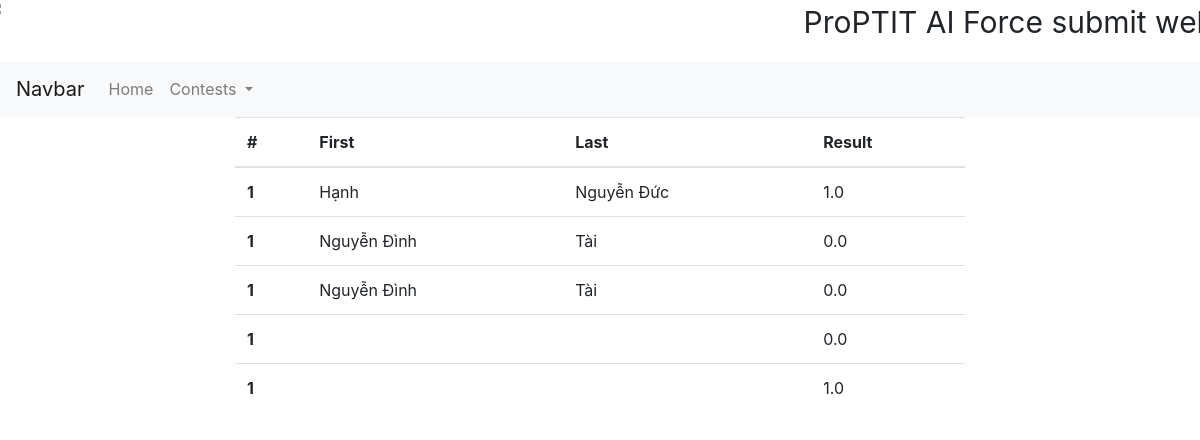
The app's page /home/submission/1 (signed in), older data.
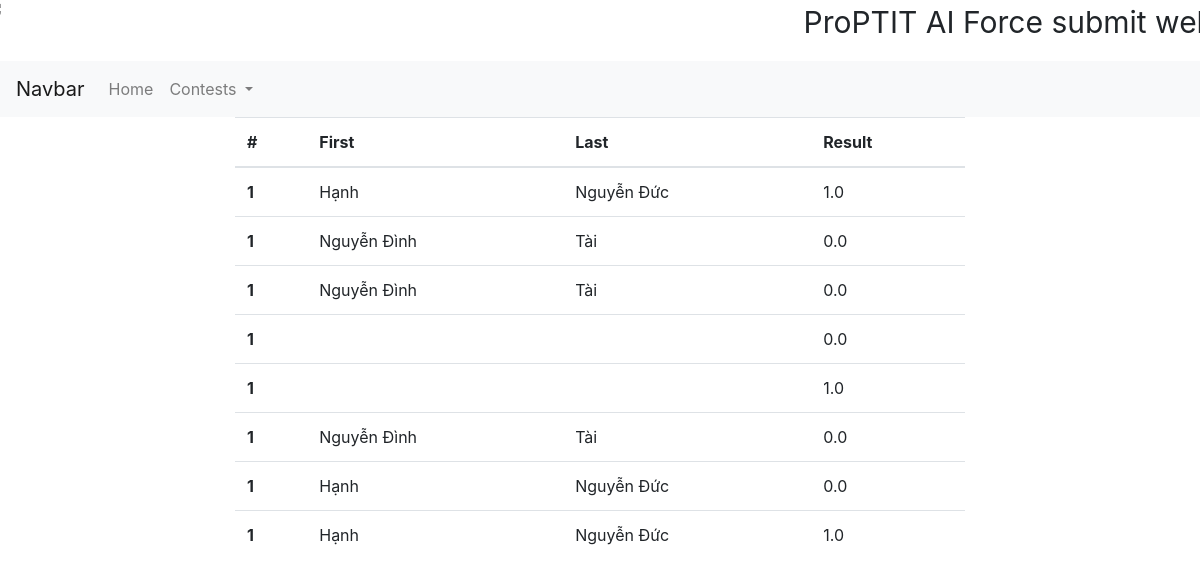
The same page, newer data.
### home/models.py (models this page shows, shortened)
class Member(AbstractUser):
    first_name = models.CharField(name="First Name", default="username_first", max_length=100)
    last_name = models.CharField(name="Last Name", default="username_last", max_length=100)
    total_contribute = models.FloatField(name="contribute", default=0)

class Submission(models.Model):
    id = models.IntegerField(name="id", auto_created=True, primary_key=True)
    member = models.ForeignKey(Member, name="member", on_delete=models.CASCADE, default=None)
    contest = models.ForeignKey(Contest, name="contest", on_delete=models.CASCADE, default=None)
    file = models.FileField(name="file", upload_to="files")
    date = models.DateField(name="date", auto_now=True)
    score = models.FloatField(name="score", default=0)

### home/views.py (the view)
# urls.py: path(r'submission/<int:id>', get_submission_page, name="submission")
@decorators.login_required(login_url="/home/login")
def get_submission_page(request, id=1):
    contest = Contest.objects.get(id=id)
    submissions = Submission.objects.filter(contest=contest)
    content = []
    for submission in submissions:
        tmp_content = {}
        tmp_content.update({'first_name': submission.member.first_name})
        tmp_content.update({'last_name': submission.member.last_name})
        tmp_content.update({'score': submission.score})
        content.append(tmp_content)
    return render(request, 'home/submissions.html', {'content': content, 'list_contest': get_all_contests()})

### home/views.py (called while the page is built)
def get_all_contests():
    contests = Contest.objects.all()
    res = []
    for contest in contests:
        tmp_contest = {}
        tmp_contest.update({'name': contest.name})
        tmp_contest.update({'url': '/home/contest/{}'.format(contest.id)})
        res.append(tmp_contest)
    return res

### home/templates/home/submissions.html (shortened to what this page needs)
{% extends "home/base.html" %}
{% load crispy_forms_tags %}
{% block content %}
    <div class="row justify-content-center">
        <div class="col-md-8">
			<table class="table w-100 p-3">
				<thead>
					<tr>
						<th scope="col">#</th>
						<th scope="col">First</th>
						<th scope="col">Last</th>
						<th scope="col">Result</th>
					</tr>
				</thead>
				<tbody>
                    {% for submit in content %}
					<tr>
						<th scope="row">1</th>
						<td>{{submit.first_name}}</td>
						<td>{{submit.last_name}}</td>
						<td>{{submit.score}}</td>
					</tr>
                    {% endfor %}
				</tbody>
			</table>
		</div>
    </div>
{% endblock %}

### home/templates/home/base.html (shortened to what this page needs)
<!doctype html>
<html lang="en">
<head>
  <link rel="stylesheet" href="https://stackpath.bootstrapcdn.com/bootstrap/4.1.3/css/bootstrap.min.css">
</head>
<body>
	<div id = "header" class = "row d-flex justify-content-between">
		<div>
			<p style="font-size: 30px;">ProPTIT AI Force submit web</p>
		</div>
	</div>
	<nav class="navbar navbar-expand-lg navbar-light bg-light">
		<a class="navbar-brand" href="#">Navbar</a>
		<div class="collapse navbar-collapse" id="navbarSupportedContent">
			<ul class="navbar-nav mr-auto">
				<li class="nav-item">
					<a class="nav-link" href="/home/">Home <span class="sr-only">(current)</span></a>
				</li>
				<li class="nav-item dropdown">
					<a class="nav-link dropdown-toggle" href="#" id="navbarDropdown" role="button" data-toggle="dropdown" aria-haspopup="true" aria-expanded="false">
					Contests
					</a>
				</li>
			</ul>
		</div>
	</nav>
	<div>
		<div class="container">
			{% block content %}
			{% endblock %}
		</div>
	</div>
</body>
</html>

Row changes from the older to the newer data that the page shows:
added Submission: score "0.0"
added Submission: score "0.0"
added Submission: score "1.0"
Text that changed along with them:
new list line: "1"
new list line: "Nguyễn Đình Tài"
new list line: "Hạnh Nguyễn Đức"
